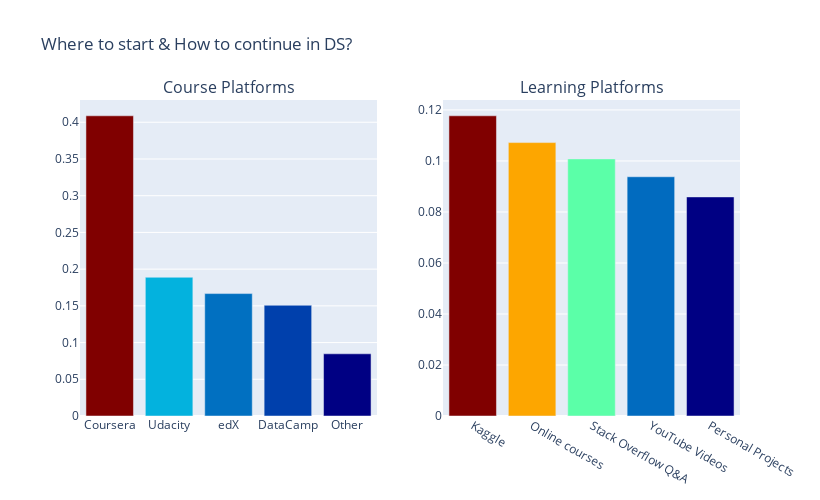

Write notebook code for a chart like this one.
### Markdown cell above
### 3. Where do we Start and Continue in Data Science

### Code cell
course = mcr['CoursePlatformSelect'].str.split(',')
course_set = []

for i in course.dropna():
    course_set.extend(i)
courses = round(pd.Series(course_set).value_counts(normalize=True)[:5], 4).\
        sort_values(ascending = False).to_frame()  

trace1 = go.Bar(
    x=courses.index,
    y=courses[0],
    name='course',
    marker=dict(
        color=courses[0],
        colorscale = "Jet"))

learning = mcr['LearningPlatformSelect'].str.split(',')
learning_set = []
for i in learning.dropna():
    learning_set.extend(i)
learn = round(pd.Series(learning_set).value_counts(normalize=True)[:5], 4).\
        sort_values(ascending = False).to_frame()  
trace2 = go.Bar(
    x=learn.index,
    y=learn[0],
    name='platform',
    marker=dict(
        color=learn[0],
        colorscale = "Jet")
)

fig = tools.make_subplots(rows=1, cols=2, subplot_titles=('Course Platforms', 
                                                          'Learning Platforms'))
fig.append_trace(trace1, 1,1)
fig.append_trace(trace2, 1,2)
fig['layout'].update(height=500, width=820, 
                     title='Where to start & How to continue in DS?', 
                     showlegend=False)                        
py.iplot(fig)

### Figure 1 — Plotly figure (JSON) as saved in the notebook; plotly's stock layout.template omitted (floating-point values rounded to 4 significant figures)
{"data": [{"marker": {"color": [0.4088, 0.1889, 0.1667, 0.1508, 0.0847], "colorscale": [[0, "rgb(0,0,131)"], [0.2, "rgb(0,60,170)"], [0.4, "rgb(5,255,255)"], [0.6, "rgb(255,255,0)"], [0.8, "rgb(250,0,0)"], [1, "rgb(128,0,0)"]]}, "name": "course", "type": "bar", "x": ["Coursera", "Udacity", "edX", "DataCamp", "Other"], "xaxis": "x", "y": [0.4088, 0.1889, 0.1667, 0.1508, 0.0847], "yaxis": "y"}, {"marker": {"color": [0.1177, 0.1072, 0.1008, 0.0938, 0.0859], "colorscale": [[0, "rgb(0,0,131)"], [0.2, "rgb(0,60,170)"], [0.4, "rgb(5,255,255)"], [0.6, "rgb(255,255,0)"], [0.8, "rgb(250,0,0)"], [1, "rgb(128,0,0)"]]}, "name": "platform", "type": "bar", "x": ["Kaggle", "Online courses", "Stack Overflow Q&A", "YouTube Videos", "Personal Projects"], "xaxis": "x2", "y": [0.1177, 0.1072, 0.1008, 0.0938, 0.0859], "yaxis": "y2"}], "layout": {"annotations": [{"font": {"size": 16}, "showarrow": false, "text": "Course Platforms", "x": 0.225, "xanchor": "center", "xref": "paper", "y": 1, "yanchor": "bottom", "yref": "paper"}, {"font": {"size": 16}, "showarrow": false, "text": "Learning Platforms", "x": 0.775, "xanchor": "center", "xref": "paper", "y": 1, "yanchor": "bottom", "yref": "paper"}], "height": 500, "showlegend": false, "title": {"text": "Where to start & How to continue in DS?"}, "width": 820, "xaxis": {"anchor": "y", "domain": [0, 0.45]}, "xaxis2": {"anchor": "y2", "domain": [0.55, 1]}, "yaxis": {"anchor": "x", "domain": [0, 1]}, "yaxis2": {"anchor": "x2", "domain": [0, 1]}}}
